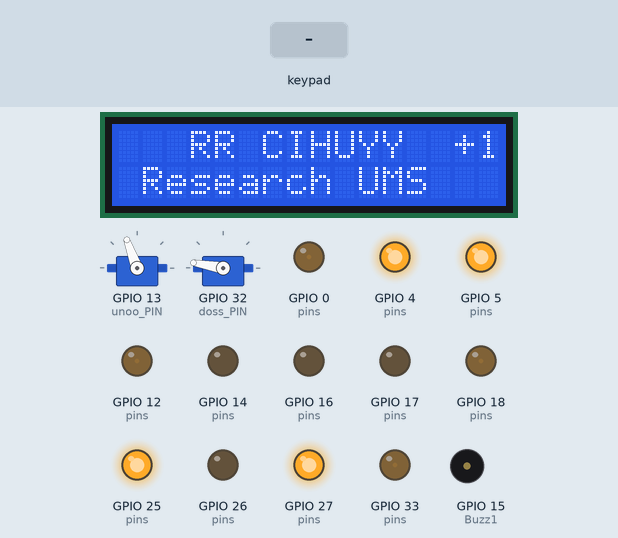
Bench run of a sketch on a simulated ESP32. On the bench: 2 × servo, 16×2 character LCD, output pins drawn as LEDs (lit = HIGH), buzzer (waves = sounding, pin HIGH). The test bench sets the inputs (shaded band). Nothing arrives over Bluetooth unless stated; what the sketch prints to the serial monitor is not drawn.

Above: at 1.4 s.
1.5 s: key 'O' pressed
At 1.8 s:
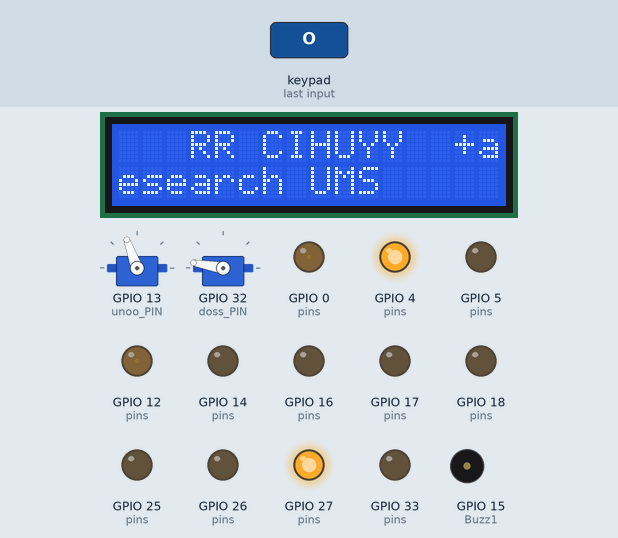
3.6 s: key 'T' pressed
At 3.81 s:
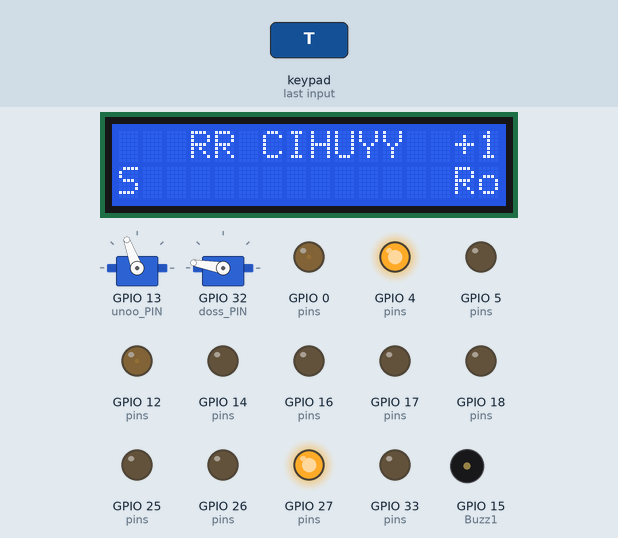
5.8 s: key 'O' pressed
At 6.01 s:
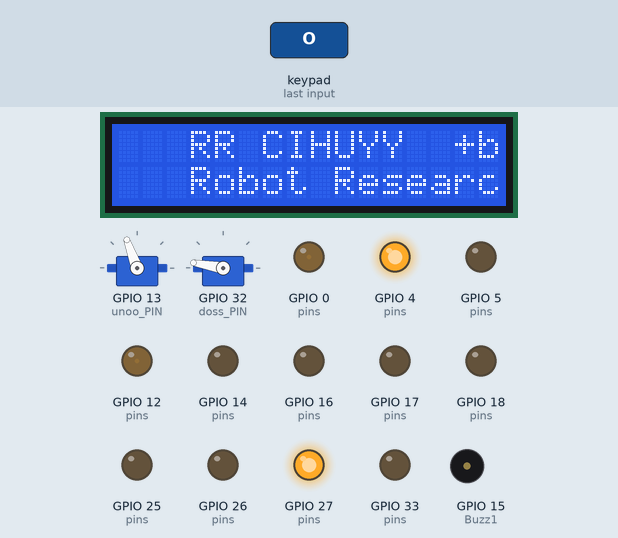
8.0 s: key 'T' pressed
At 8.2 s:
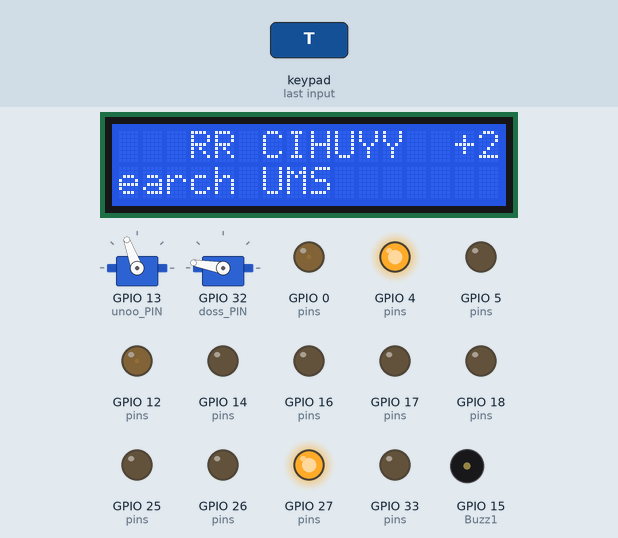
10.4 s: key 'O' pressed
At 10.61 s:
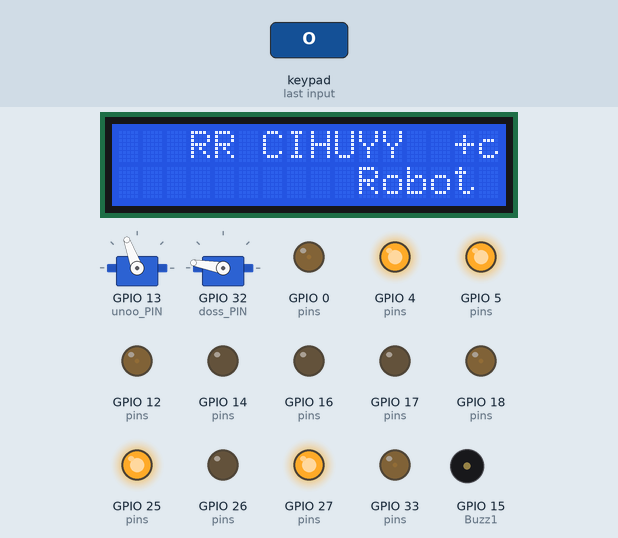
12.4 s: key 'T' pressed
At 12.61 s:
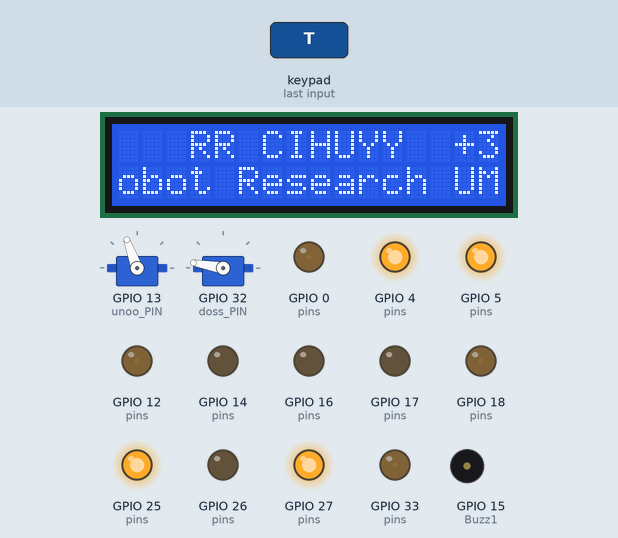
Timing chart, 0 to 15.4 s (numbered marks = the images above; inputs shaded):
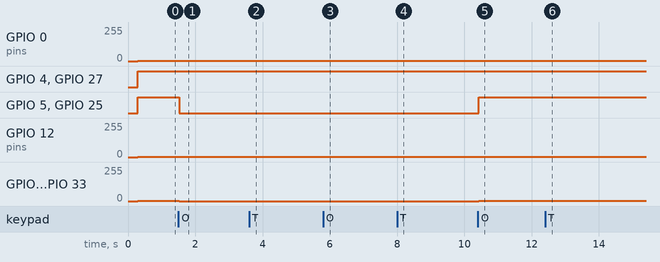

Measured:
- after the input at 1.5 s, GPIO 0 (pins): 3/255 → 2/255 at once; GPIO 5 (pins), GPIO 25 (pins): HIGH → LOW at once; GPIO 12 (pins): 1/255 → 2/255 at once; GPIO 18 (pins), GPIO 33 (pins): 1/255 → 0/255 at once; the display: first differs from a run without the input after 0.21 s (image 1)
- after the input at 3.6 s, the display: changes after 0.11 s (image 2)
- after the input at 5.8 s, the display: changes after 0.11 s (image 3)
- after the input at 8.0 s, the display: changes after 0.11 s (image 4)
- after the input at 10.4 s, GPIO 0 (pins): 2/255 → 3/255 at once; GPIO 5 (pins), GPIO 25 (pins): LOW → HIGH at once; GPIO 12 (pins): 2/255 → 1/255 at once; GPIO 18 (pins), GPIO 33 (pins): 0/255 → 1/255 at once; the display: changes after 0.11 s (image 5)
- after the input at 12.4 s, the display: changes after 0.11 s (image 6)

The sketch:

mh_rtp2.ino
```cpp
#include <Ps3Controller.h>
#include <ESP32Servo.h>
#include <Wire.h>
#include <LiquidCrystal_I2C.h>

/*
  Note to future just in case:
  program u/ 'robot transporter' 2 driver H L298n, 4 Motor(s), 2 Servo(s).
  mecanum wheel movement.

  01/10/2025 n izzumhdh, ESP 32 Dev Module;
  set pin dan mac address
  94:54:c5:b7:00:9a -> Ps3 stik krtmi
  b0:a7:32:f2:ff:76 -> Ps3 stik yanto

  -------------| utama |------------------
  Analog kiri Y   = Maju / mundur
  Analog kiri X   = strafe Kanan / kiri
  Analog kanan X  = rotate Kanan / kiri
  L1              = Clamp mode angkat
  R1              = Clamp mode ambil

  ------------| addition |----------------
  Triangle        = Mode Kecepatan 1, 2, 3
  Circle          = Mode Kec rotasi a, b
  Cross           = Indikator (Buzzer/LED/etc jika dipasang)
  Ps3 Start       = restart ESP (*disable)
  Ps3 Select      = konfirmasi restart (*disable)

  ------------| yet to map |--------------
  Square
  Dpad Up
  Dpad Left
  Dpad Right
  Ps3 button
  Analog kanan Y

  catatan servo(s) |----------------------
  buka : 110
  turun: 85
  tutup: 140
  naik : 125

  end notes.
*/

// ------------------- LCD ------------------
LiquidCrystal_I2C lcd(0x27, 16, 2);
unsigned long prevMillisLCD = 0;

//                   1234567890123456    16
String teksStatic = "   RR CIHUYY  +1";
String teksWaiting = "Ngenteni Stik...";
String teksJalan = "Robot Research UMS            ";
int scrollIndex = 0;
int scrollDelay = 200;

// ------------------ L298N ------------------
// motor belakang
#define ENA1 33
#define IN1 25
#define IN2 26
#define IN3 27
#define IN4 14
#define ENB1 12

// motor depan
#define ENA2 0
#define IN5 4
#define IN6 16
#define IN7 17
#define IN8 5
#define ENB2 18

// ------------------ SERVO ------------------
#define unoo_PIN 13
#define doss_PIN 32
Servo unoo;
Servo doss;

int titikS1 = 91;
int titikS2 = 71;

const int unoBuka = 110;
const int dosTurun = 75;
const int unoTutup = 150;
const int dosNaik = 170;

bool gripperActive = false;
unsigned long gripperStart = 0;
int gripperStep = 0;

// ---- Buzzer, Led, atau indikator lain -------
#define Buzz1 15
bool beepActive = false;
unsigned long beepPrevMillis = 0;
int beepTotal = 0;
int beepLama = 0;
int beepCount = 0;
bool beepState = false;

void beep(int total, int lama) {
  beepTotal = total;
  beepLama = lama;
  beepCount = 0;
  beepActive = true;
  beepState = false;
  beepPrevMillis = millis();
}

// -------------------- PS3 --------------------
unsigned long lastPressSegitiga = 0;
const unsigned long debounceDelay = 300;
unsigned long lastPressCircle = 0;
const unsigned long debounceDelayCircle = 300;

bool konfirmasiRestart = false;
bool sedangRestart = false;
unsigned long waktuMulaiRestart = 0;
int titikCount = 0;

int pwmSpeed = 0;
int turn = 0;
int maxPWM = 127;  // bates kecepatan dc motor (default)
int segitiga = 0;
int bundar = 0;
float rotateFactor = 1.0;
int a, b;

void setup() {
  Serial.begin(115200);
  Wire.begin();

  int pins[] = { IN1, IN2, IN3, IN4, IN5, IN6, IN7, IN8, ENA1, ENB1, ENA2, ENB2 };
  for (int i = 0; i < 12; i++) pinMode(pins[i], OUTPUT);

  pinMode(Buzz1, OUTPUT);
  digitalWrite(Buzz1, LOW);

  unoo.attach(unoo_PIN);
  doss.attach(doss_PIN);
  unoo.write(unoBuka);
  doss.write(dosNaik);

  lcd.init();
  delay(200);
  lcd.backlight();
  lcd.clear();
  beep(3, 200);

  Ps3.attach(notify);
  Ps3.begin("94:54:c5:b7:00:9a");  // stik krtmi
  Serial.println("Ready.");

  lcd.setCursor(0, 0);
  lcd.print(teksWaiting);
}

void notify() {
  if (!Ps3.isConnected()) return;

  int ly = -Ps3.data.analog.stick.ly;  // maju mundur
  int rx = Ps3.data.analog.stick.rx;   // rotate kiri kanan
  int lx = -Ps3.data.analog.stick.lx;  // strafe kanan kiri

  int fwd = map(ly, -128, 127, -255, 255);
  int str = map(rx, -128, 127, -255, 255);
  int rot = map(lx, -128, 127, -255, 255) * rotateFactor;

  // rumuse mecanum wheel
  int pwmFL = fwd + str + rot;  // mtr depan kiri
  int pwmFR = fwd - str - rot;  // mtr depan kanan
  int pwmBL = fwd - str + rot;  // mtr blkg kiri
  int pwmBR = fwd + str - rot;  // mtr blkg kanan

  pwmFL = constrain(pwmFL, -maxPWM, maxPWM);
  pwmFR = constrain(pwmFR, -maxPWM, maxPWM);
  pwmBL = constrain(pwmBL, -maxPWM, maxPWM);
  pwmBR = constrain(pwmBR, -maxPWM, maxPWM);

  // nek kebalik tinggal dibalik. contoh: (IN5, IN6, ..) >> (IN6, IN5, ..) dst.
  setMotor(IN5, IN6, ENA2, pwmFL);  // ngarep kiri
  setMotor(IN7, IN8, ENB2, pwmFR);  // ngarep kanan
  setMotor(IN1, IN2, ENA1, pwmBL);  // mburi kiri
  setMotor(IN3, IN4, ENB1, pwmBR);  // mburi kanan

  Serial.printf("FL:%4d  FR:%4d  BL:%4d  BR:%4d\n", pwmFL, pwmFR, pwmBL, pwmBR);
}

void loop() {
  bool ps3Connected = Ps3.isConnected();
  tampilLCD(ps3Connected);
  updateBeep();
  indikatorial();

  if (!ps3Connected) {
    delay(50);
    return;
  }

  setGripper();
  setKecepatan();

  // restartESP();  // disable sek ben gk ngganggu
}

void setMotor(int in1, int in2, int en, int pwm) {
  if (pwm > 0) {
    digitalWrite(in1, HIGH);
    digitalWrite(in2, LOW);
    analogWrite(en, pwm);
  } else if (pwm < 0) {
    digitalWrite(in1, LOW);
    digitalWrite(in2, HIGH);
    analogWrite(en, abs(pwm));
  } else {
    digitalWrite(in1, LOW);
    digitalWrite(in2, LOW);
    analogWrite(en, 0);
  }
}

void setGripper() {

  // ---------------- mod langsung -----------------
  if (Ps3.data.button.r1 && !gripperActive) {
    gripperActive = true;
    gripperStart = millis();
    gripperStep = 0;  // reset state
  }

  if (Ps3.data.button.l1 && !gripperActive) {
    gripperActive = true;
    gripperStart = millis();
    gripperStep = 10;  // step berbeda untuk tutup-naik
  }

  if (!gripperActive) return;

  unsigned long now = millis();

  // Mode R1: Turun → tunggu 0.5s → buka
  if (gripperStep == 0) {
    doss.write(dosTurun);
    gripperStep = 1;
    gripperStart = now;
  } else if (gripperStep == 1 && now - gripperStart >= 500) {
    unoo.write(unoBuka);
    beep(1, 200);
    Serial.printf("| cap open : %d | batang naik : %d |\n", unoBuka, dosTurun);
    gripperActive = false;  // selesai
  }

  // Mode L1: Tutup → tunggu 0.5s → naik
  else if (gripperStep == 10) {
    unoo.write(unoTutup);
    gripperStep = 11;
    gripperStart = now;
  } else if (gripperStep == 11 && now - gripperStart >= 500) {
    doss.write(dosNaik);
    beep(2, 200);
    Serial.printf("| cap tutup: %d | batang turun: %d |\n", unoTutup, dosNaik);
    gripperActive = false;
  }

  // if (Ps3.data.button.r1) {
  //   // turun - jeda 0.5 dtk - grip buka
  //   doss.write(dosTurun);
  //   delay(500);
  //   unoo.write(unoBuka);
  //   beep(2, 200);
  //   Serial.printf("| cap open : %d | batang naik : %d |\n", unoBuka, dosTurun);
  // }
  // if (Ps3.data.button.l1) {
  //   // grip tutup - jeda 0.5 detik - naik
  //   unoo.write(unoTutup);
  //   delay(500);
  //   doss.write(dosNaik);
  //   beep(2, 200);
  //   Serial.printf("| cap tutup: %d | batang turun: %d |\n", unoTutup, dosNaik);
  // }
}

void setKecepatan() {
  // ---------------- Custom Mode Kecepatan ------------------
  if (Ps3.event.button_down.triangle && millis() - lastPressSegitiga > debounceDelay) {
    lastPressSegitiga = millis();

    if (segitiga == 0) {
      maxPWM = 128;
      segitiga = 1;
      teksStatic = "   RR CIHUYY  +1";
      Serial.println("Mode kecepatan minimal");
      beep(1, 200);
    } else if (segitiga == 1) {
      maxPWM = 180;
      segitiga = 2;
      teksStatic = "   RR CIHUYY  +2";
      Serial.println("Mode kecepatan normal");
      beep(2, 200);
    } else if (segitiga == 2) {
      maxPWM = 255;
      segitiga = 0;
      teksStatic = "   RR CIHUYY  +3";
      Serial.println("Mode kecepatan maksimal");
      beep(3, 200);
    }
  }

  if (Ps3.event.button_down.circle && millis() - lastPressCircle > debounceDelay) {
    lastPressCircle = millis();

    if (bundar == 0) {
      rotateFactor = 0.2;
      bundar = 1;
      teksStatic = "   RR CIHUYY  +a";
      beep(1, 150);
      Serial.println("Mode rotate nol koma dua");
    } else if (bundar == 1) {
      rotateFactor = 0.5;
      bundar = 2;
      teksStatic = "   RR CIHUYY  +b";
      beep(2, 150);
      Serial.println("Mode rotate nol koma lima");
    } else if (bundar == 2) {
      rotateFactor = 1.0;
      bundar = 0;
      teksStatic = "   RR CIHUYY  +c";
      beep(3, 150);
      Serial.println("Mode rotate satu koma nol");
    }
  }

  if (Ps3.data.button.square) {
    // yet to map
  }
  // ---------------- manual set(deact) -----------------
  // if (Ps3.data.button.triangle) {
  //   titikS1 = constrain(titikS1 + 1, 90, 150);
  //   unoo.write(titikS1);
  //   Serial.printf("| t buka: %d \n", titikS1);
  // }
  // if (Ps3.data.button.cross) {
  //   titikS1 = constrain(titikS1 - 1, 90, 150);
  //   unoo.write(titikS1);
  //   Serial.printf("| t buka: %d \n", titikS1);
  // }
  // if (Ps3.data.button.circle) {
  //   titikS2 = constrain(titikS2 + 1, 60, 160);
  //   doss.write(titikS2);
  //   Serial.printf("| t tutup: %d \n", titikS2);
  // }
  // if (Ps3.data.button.square) {
  //   titikS2 = constrain(titikS2 - 1, 60, 160);
  //   doss.write(titikS2);
  //   Serial.printf("| t tutup: %d \n", titikS2);
  // }
}

void tampilLCD(bool ps3Connected) {
  unsigned long currentMillis = millis();
  if (currentMillis - prevMillisLCD >= scrollDelay) {
    prevMillisLCD = currentMillis;

    lcd.setCursor(0, 0);
    if (ps3Connected) lcd.print(teksStatic);
    else lcd.print(teksWaiting + "   ");

    int len = teksJalan.length();
    String tampilan = teksJalan.substring(scrollIndex) + " " + teksJalan.substring(0, scrollIndex);
    lcd.setCursor(0, 1);
    lcd.print(tampilan.substring(0, 16));

    scrollIndex++;
    if (scrollIndex >= len) scrollIndex = 0;
  }
}

void updateBeep() {
  if (!beepActive) return;

  unsigned long currentMillis = millis();
  if (currentMillis - beepPrevMillis >= beepLama) {
    beepPrevMillis = currentMillis;
    beepState = !beepState;
    digitalWrite(Buzz1, beepState ? HIGH : LOW);

    if (!beepState) {
      beepCount++;
      if (beepCount >= beepTotal) {
        beepActive = false;
        digitalWrite(Buzz1, LOW);
      }
    }
  }
}

void indikatorial() {
  // klakson cik
  if (Ps3.data.button.cross) {
    digitalWrite(Buzz1, HIGH);
    Serial.println("Beeeeeeep ");
  } else digitalWrite(Buzz1, LOW);
}

void ngangKang(int nganG, int kanG, int nnK) {
  // mbuh iki nggo opo
  switch (nganG) {
    case 1:
      setMotor(IN1, IN2, ENA1, nnK);
      setMotor(IN3, IN4, ENB1, nnK);
      break;
    case 2:
      setMotor(IN5, IN6, ENA2, nnK);
      setMotor(IN7, IN8, ENB2, nnK);
      break;
    default: break;
  }
  switch (kanG) {
    case 1:
      setMotor(IN1, IN2, ENA1, nnK);
      setMotor(IN3, IN4, ENB1, nnK);
      break;
    case 2:
      setMotor(IN5, IN6, ENA2, nnK);
      setMotor(IN7, IN8, ENB2, nnK);
      break;
    default: break;
  }
}

void restartESP() {
  // gur nggo restart tok wo
  if (Ps3.event.button_up.start) {
    if (!konfirmasiRestart) {
      konfirmasiRestart = true;
      teksStatic = "yakin? (select)";
      Serial.println(teksStatic);
    } else {
      konfirmasiRestart = false;
      teksStatic = "batal reset";
      Serial.println(teksStatic);
    }
  }

  if (konfirmasiRestart && Ps3.event.button_up.select) {
    konfirmasiRestart = false;
    sedangRestart = true;
    waktuMulaiRestart = millis();
    titikCount = 0;
    teksStatic = "Mereset ESP..";
    Serial.println(teksStatic);
  }

  if (sedangRestart) {
    if (millis() - waktuMulaiRestart > 300) {
      waktuMulaiRestart = millis();
      titikCount++;

      String temp = "Mereset ESP";
      for (int i = 0; i < titikCount; i++) temp += ".";
      teksStatic = temp;
      Serial.println(teksStatic);

      if (titikCount >= 3) {
        ESP.restart();
      }
    }
  }
}

// end.
```
